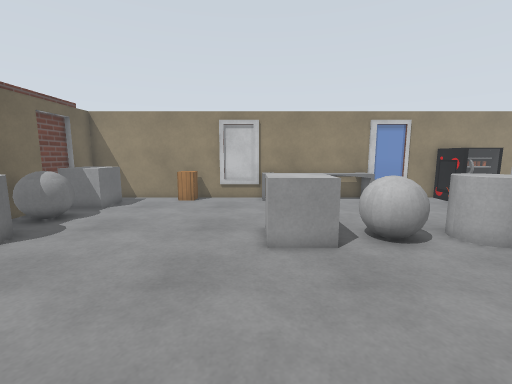
[1] (above)

16 first-person views from a walk through a Gazebo world. The camera is 1.3 m above the floor, tilts 8° down and sees 90° across. The floor is counted in squares, 0.5 m on a side. Each view is taken from the middle of a square. On the plan, view 1 faces up. The plan holds only what a view shows up to about 18 squares ahead; the rest is blank. The place goes on beyond the plan. Gazebo's built-in surfaces are drawn with simple patterns. Some stock models are drawn as simple stand-ins. Some surface patterns are stand-ins.

[2]
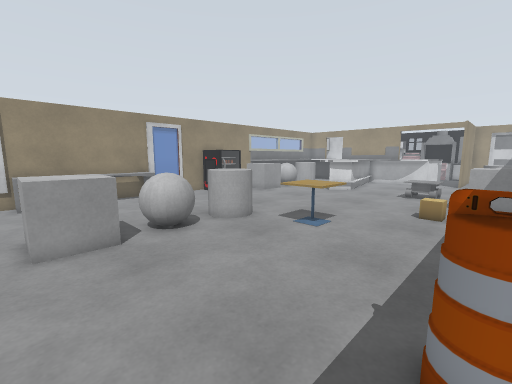

[3]
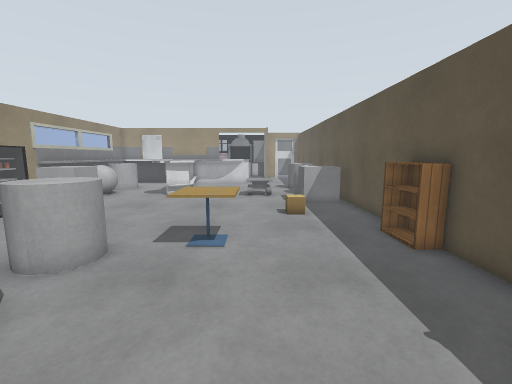

[4]
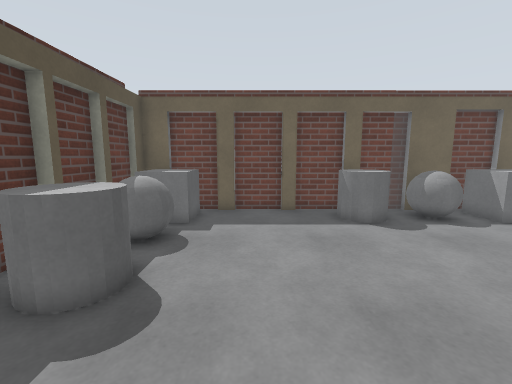

[5]
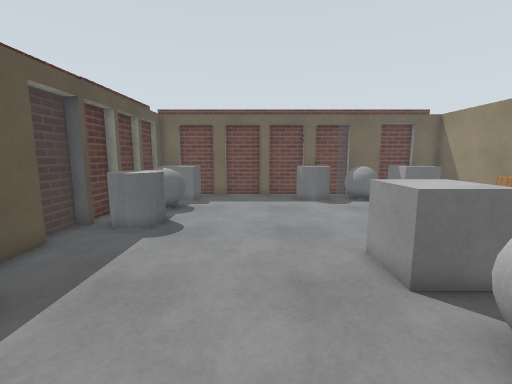

[6]
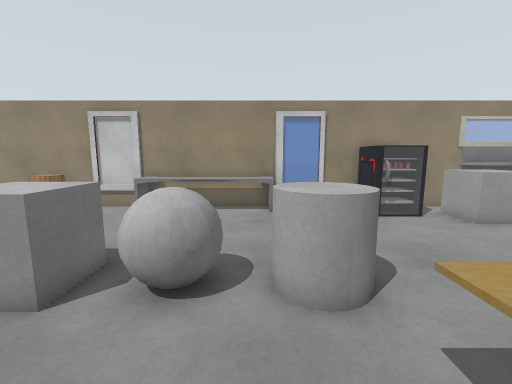

[7]
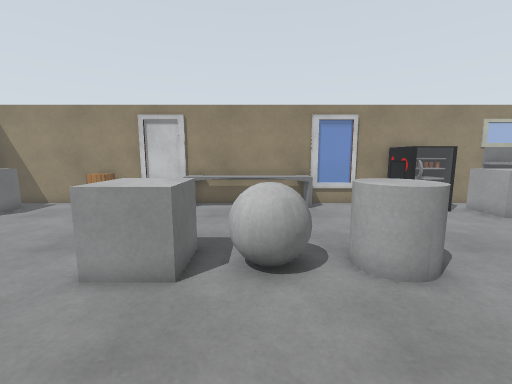

[8]
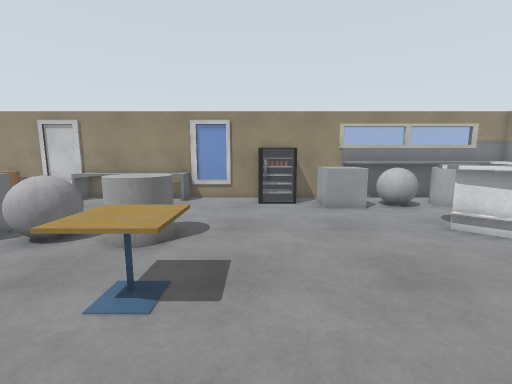

[9]
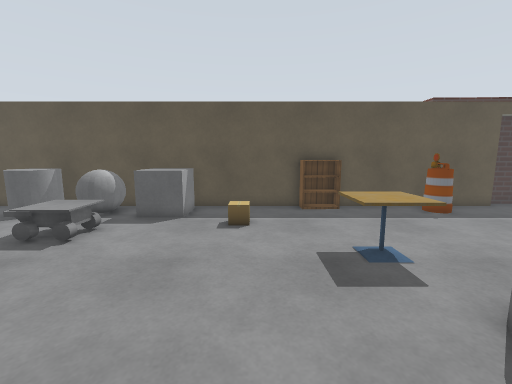

[10]
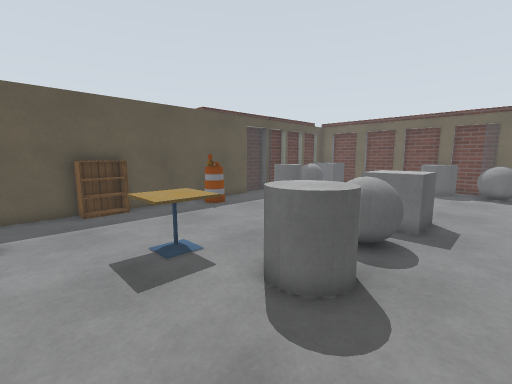

[11]
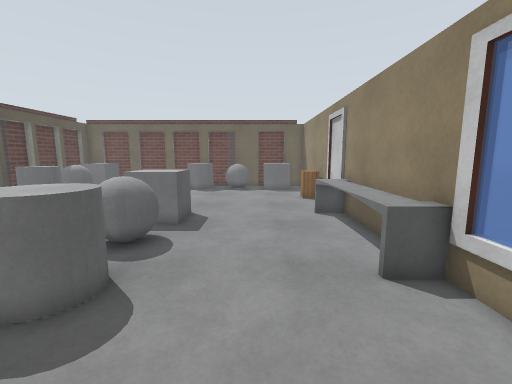

[12]
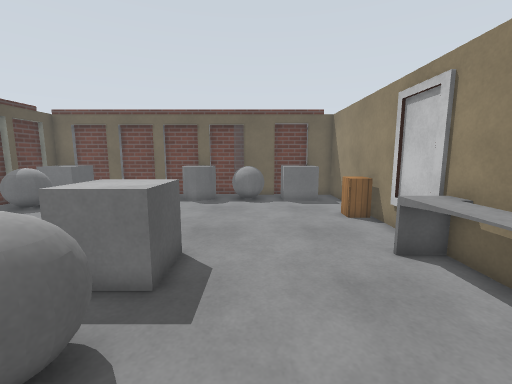

[13]
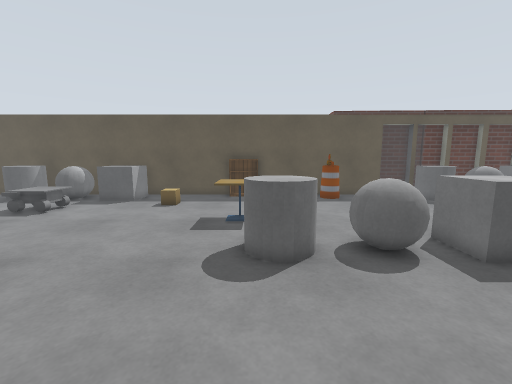

[14]
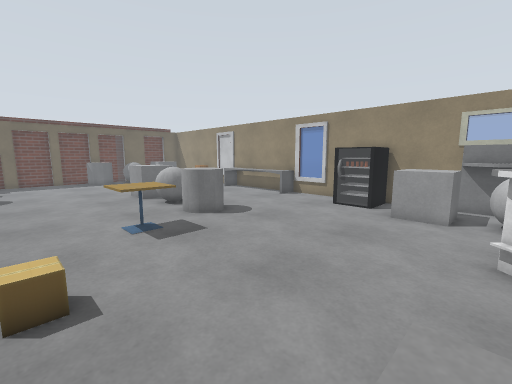

[15]
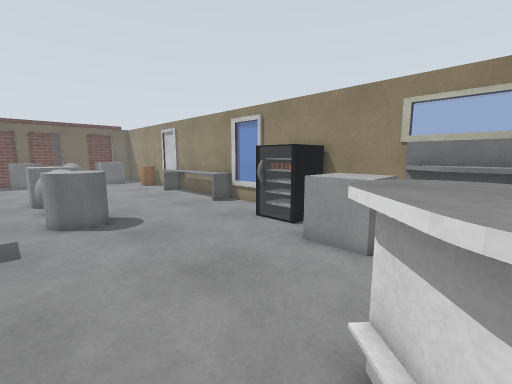

[16]
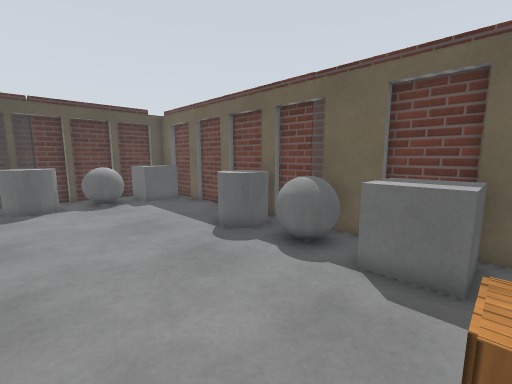

### Floor plan
Key: @ floor where view 1 was taken; # wall or solid block; . floor; = window, fence, low wall or low ledge; B brick block; C cabinet; T cafe table; A cardboard box; R barrel; K bookshelf; O other object.
Columns run from 11 left of view 1 to 19 right of it. Each row starts with its distance up from view 1.
 16  ##################==##########
 15 B#OO..CC...========...###.OO###
 14 BOOO..................#==.OOOO
 13 BOOO......................OOOOO
 12 B#.............................
 11 B#OO...........................
 10 BOOO.........................##
  9  B.........OOO.OO.OO.........##
  8 BOOO.......OOOOOOOOO.........##
  7 BBOO.......OOO.OO.OO..........#
  6  B.............................
  5 BB.................TTT.........
  4  B.................TTT.......OO
  3 BB..........................OOO
  2 B#......................A....OO
  1  B.....................AA.....
  0  BOOOOOOOO.@..............OOOOO
 -1 BBOO OOOOO....RR...KK.....OO OO
 -2 B#OO# #.O..#########K##########
 -3   BBBBBBBBBBBBB
 -4         B

Positions as (right, up) in squares from view 1, and headings:
1: (0, 0), facing up
2: (0, -1), facing up-right
3: (1, 3), facing right
4: (2, 3), facing left
5: (7, 4), facing left
6: (6, 3), facing up
7: (4, 2), facing up
8: (11, 0), facing up
9: (12, 11), facing down
10: (12, 11), facing down-left
11: (12, 12), facing left
12: (7, 11), facing left
13: (8, 15), facing down
14: (18, 1), facing up-left
15: (19, 6), facing up-left
16: (-2, 15), facing down-left
